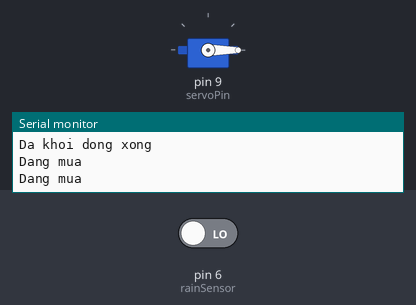
Simulated run of this sketch. Board: Arduino Uno, built with avr-gcc and run on an emulated ATmega328P. Shown: servo, the last lines printed to the serial monitor. The inputs (shaded band) are chosen by the test bench; at power-on: pin 6 (rainSensor) LOW.

Above: at 2.8 s.
2.9 s: pin 6 (rainSensor) driven HIGH
At 5.2 s:
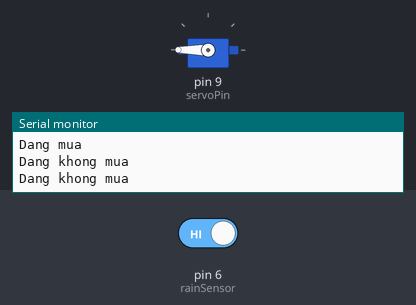
5.5 s: pin 6 (rainSensor) driven LOW
At 7.7 s:
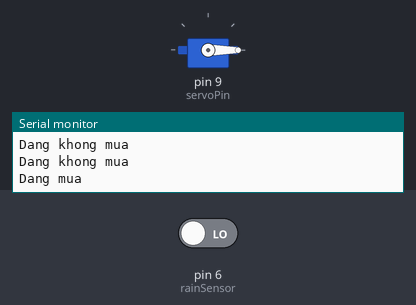
Timing chart, 0 to 9.2 s (numbered marks = the images above; inputs shaded):
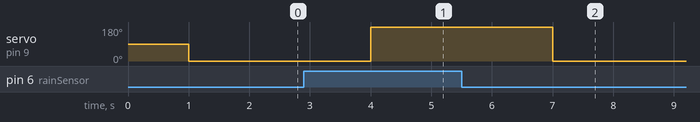

Measured:
- after the input at 2.9 s, servo on pin 9 (servoPin): 0° → 180° after 1.1 s
- after the input at 5.5 s, servo on pin 9 (servoPin): 180° → 0° after 1.5 s

The sketch:

Control_Door_with_sensor_rain.ino
```cpp
  #include <Servo.h>
int rainSensor = 6;
  #define servoPin  9

Servo myservo;

void setup() {
  // put your setup code here, to run once:
  pinMode(rainSensor,INPUT);
  Serial.begin(9600);
  Serial.println("Da khoi dong xong");
  myservo.attach(servoPin);
}

void loop() {
  // put your main code here, to run repeatedly:
  int value = digitalRead(rainSensor);
  if (value == HIGH) {
     delay(1000);
    Serial.println("Dang khong mua");
     myservo.write(180);
  } else {
      delay(1000);
    Serial.println("Dang mua");
    myservo.write(0);
  }
//  delay(200);
}
```
